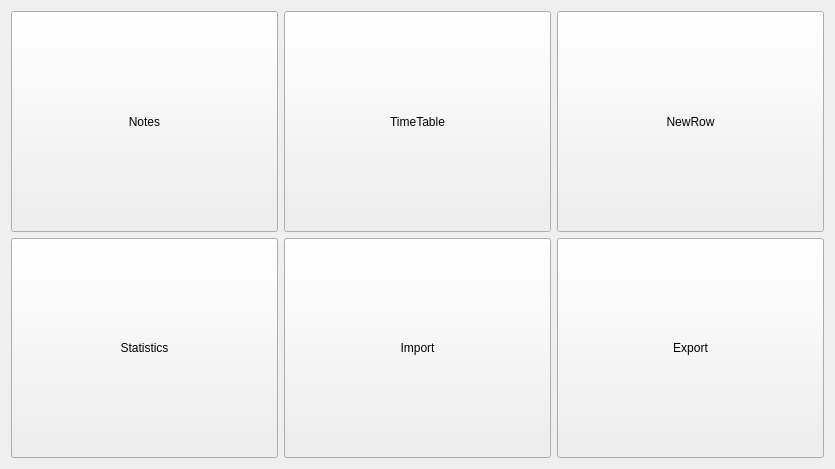
<?xml version="1.0" encoding="UTF-8"?>
<ui version="4.0">
 <class>MainMenu</class>
 <widget class="QWidget" name="MainMenu">
  <property name="geometry">
   <rect>
    <x>0</x>
    <y>0</y>
    <width>835</width>
    <height>469</height>
   </rect>
  </property>
  <property name="windowTitle">
   <string>Form</string>
  </property>
  <property name="layoutDirection">
   <enum>Qt::LeftToRight</enum>
  </property>
  <layout class="QGridLayout" name="gridLayout">
   <item row="0" column="0">
    <widget class="QPushButton" name="pushButtonNotes">
     <property name="sizePolicy">
      <sizepolicy hsizetype="Minimum" vsizetype="Expanding">
       <horstretch>0</horstretch>
       <verstretch>0</verstretch>
      </sizepolicy>
     </property>
     <property name="text">
      <string>Notes</string>
     </property>
    </widget>
   </item>
   <item row="0" column="1">
    <widget class="QPushButton" name="pushButtonSchedule">
     <property name="sizePolicy">
      <sizepolicy hsizetype="Minimum" vsizetype="Expanding">
       <horstretch>0</horstretch>
       <verstretch>0</verstretch>
      </sizepolicy>
     </property>
     <property name="text">
      <string>TimeTable</string>
     </property>
    </widget>
   </item>
   <item row="0" column="2">
    <widget class="QPushButton" name="pushButtonNewRow">
     <property name="sizePolicy">
      <sizepolicy hsizetype="Minimum" vsizetype="Expanding">
       <horstretch>0</horstretch>
       <verstretch>0</verstretch>
      </sizepolicy>
     </property>
     <property name="text">
      <string>NewRow</string>
     </property>
    </widget>
   </item>
   <item row="1" column="0">
    <widget class="QPushButton" name="pushButtonStatistics">
     <property name="sizePolicy">
      <sizepolicy hsizetype="Minimum" vsizetype="Expanding">
       <horstretch>0</horstretch>
       <verstretch>0</verstretch>
      </sizepolicy>
     </property>
     <property name="layoutDirection">
      <enum>Qt::LeftToRight</enum>
     </property>
     <property name="text">
      <string>Statistics</string>
     </property>
    </widget>
   </item>
   <item row="1" column="1">
    <widget class="QPushButton" name="pushButtonImport">
     <property name="sizePolicy">
      <sizepolicy hsizetype="Minimum" vsizetype="Expanding">
       <horstretch>0</horstretch>
       <verstretch>0</verstretch>
      </sizepolicy>
     </property>
     <property name="text">
      <string>Import</string>
     </property>
    </widget>
   </item>
   <item row="1" column="2">
    <widget class="QPushButton" name="pushButtonExport">
     <property name="sizePolicy">
      <sizepolicy hsizetype="Minimum" vsizetype="Expanding">
       <horstretch>0</horstretch>
       <verstretch>0</verstretch>
      </sizepolicy>
     </property>
     <property name="text">
      <string>Export</string>
     </property>
    </widget>
   </item>
  </layout>
 </widget>
 <resources/>
 <connections/>
</ui>
